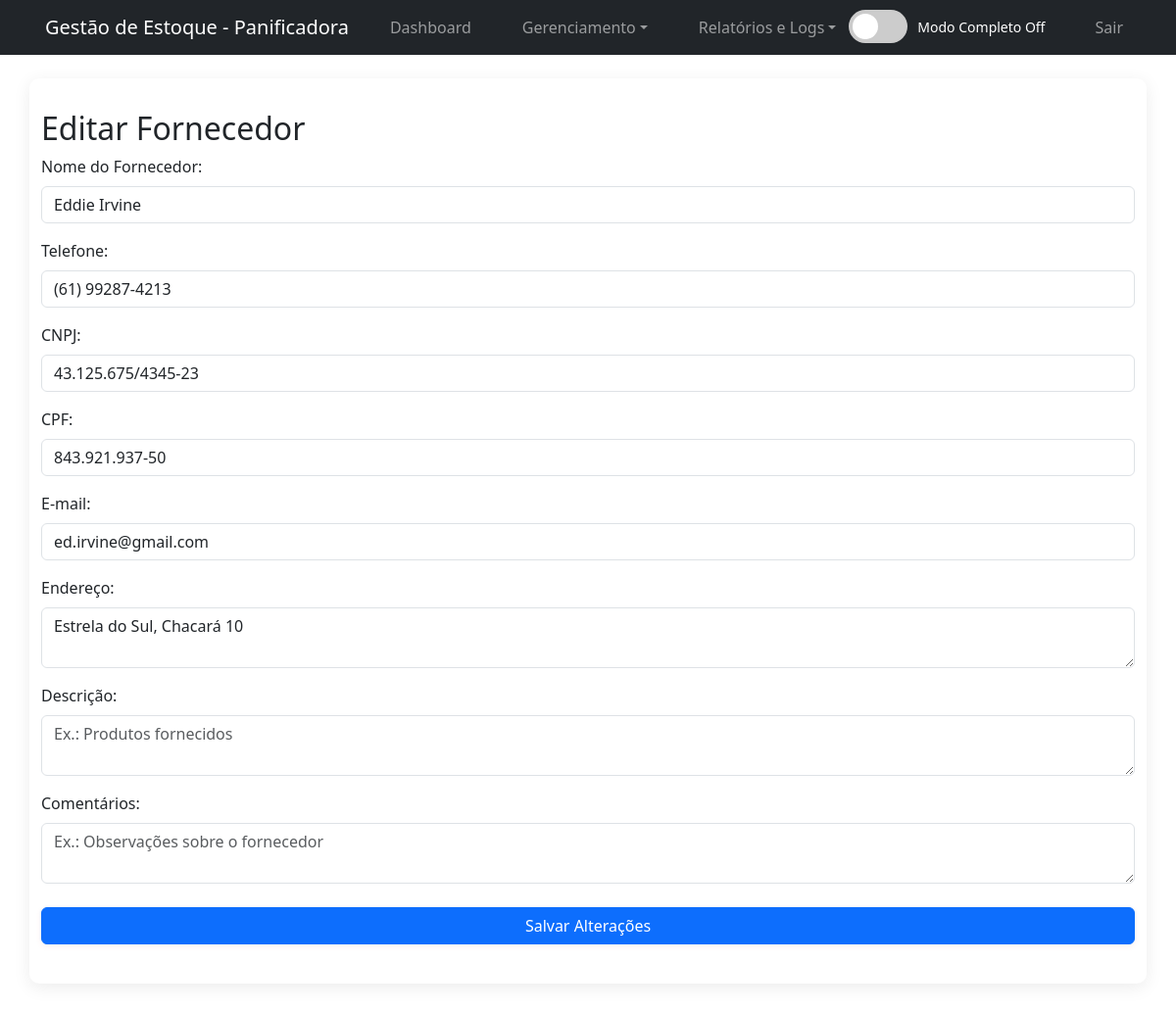
Screenshot of /editar_fornecedor.php?id=5 (signed in) with the database file from the repository.
### tables this page shows
CREATE TABLE `fornecedores` (
  `id` int(11) NOT NULL AUTO_INCREMENT,
  `nome` varchar(100) NOT NULL,
  `endereco` text DEFAULT NULL,
  `telefone` varchar(20) NOT NULL,
  `cnpj` varchar(18) DEFAULT NULL,
  `cpf` varchar(14) DEFAULT NULL,
  `email` varchar(100) DEFAULT NULL,
  `descrição` text DEFAULT NULL,
  `comentarios` text DEFAULT NULL,
  PRIMARY KEY (`id`)
);

### editar_fornecedor.php (the view, shortened to what this page needs)
<?php
require_once 'conexao.php';
$id = $_GET['id'];
$sql = "SELECT * FROM fornecedores WHERE id = ?";
$stmt = $conexao->prepare($sql);
$stmt->bind_param("i", $id);
$stmt->execute();
$resultado = $stmt->get_result();
$fornecedor = $resultado->fetch_assoc();
?>
<!DOCTYPE html>
<html lang="pt-BR">
<head>
    <link rel="stylesheet" href="style.css">
    <link href="https://cdn.jsdelivr.net/npm/bootstrap@5.3.3/dist/css/bootstrap.min.css" rel="stylesheet">
</head>
<body>
    <?php include 'navbar.php'; ?>
    <div class="container mt-4">
        <h2>Editar Fornecedor</h2>
        <form method="POST" action="gerenciar_fornecedores.php">
            <div class="mb-3">
                <label for="nome" class="form-label">Nome do Fornecedor:</label>
                <input type="text" class="form-control" name="nome" value="<?php echo htmlspecialchars($fornecedor['nome']); ?>" required>
            </div>
            <div class="mb-3">
                <label for="telefone" class="form-label">Telefone:</label>
                <input type="text" class="form-control" name="telefone" value="<?php echo htmlspecialchars($fornecedor['telefone'] ?? ''); ?>" required placeholder="Ex.: (11) 99999-9999">
            </div>
            <div class="mb-3">
                <label for="cnpj" class="form-label">CNPJ:</label>
                <input type="text" class="form-control" name="cnpj" value="<?php echo htmlspecialchars($fornecedor['cnpj'] ?? ''); ?>" placeholder="Ex.: 12.345.678/0001-99">
            </div>
            <div class="mb-3">
                <label for="cpf" class="form-label">CPF:</label>
                <input type="text" class="form-control" name="cpf" value="<?php echo htmlspecialchars($fornecedor['cpf'] ?? ''); ?>" placeholder="Ex.: 123.456.789-00">
            </div>
            <div class="mb-3">
                <label for="email" class="form-label">E-mail:</label>
                <input type="email" class="form-control" name="email" value="<?php echo htmlspecialchars($fornecedor['email'] ?? ''); ?>" placeholder="Ex.: fornecedor@exemplo.com">
            </div>
            <div class="mb-3">
                <label for="endereco" class="form-label">Endereço:</label>
                <textarea class="form-control" name="endereco"><?php echo htmlspecialchars($fornecedor['endereco'] ?? ''); ?></textarea>
            </div>
            <div class="mb-3">
                <label for="descrição" class="form-label">Descrição:</label>
                <textarea class="form-control" name="descrição" placeholder="Ex.: Produtos fornecidos"><?php echo htmlspecialchars($fornecedor['descrição'] ?? ''); ?></textarea>
            </div>
            <div class="mb-3">
                <label for="comentarios" class="form-label">Comentários:</label>
                <textarea class="form-control" name="comentarios" placeholder="Ex.: Observações sobre o fornecedor"><?php echo htmlspecialchars($fornecedor['comentarios'] ?? ''); ?></textarea>
            </div>
            <button type="submit" class="btn btn-primary">Salvar Alterações</button>
        </form>
    </div>
</body>
</html>

### style.css (style rules this page uses)
* { margin: 0; padding: 0; box-sizing: border-box; }
body { font-family: 'Segoe UI', Arial, sans-serif; background-color: #f5f6fa; color: #333; line-height: 1.6; min-height: 100vh; }
.container { width: 90%; max-width: 950px; margin: 40px auto; background: #fff; padding: 32px 28px; box-shadow: 0 4px 18px rgba(0,0,0,0.08); border-radius: 10px; }
h2, h3 { color: #2c3e50; margin-bottom: 18px; font-weight: 600; }
h2 { font-size: 1.5rem; }
input, select, textarea, button { width: 100%; padding: 12px; margin: 10px 0; border-radius: 5px; border: 1px solid #ddd; font-size: 1rem; transition: border-color 0.3s; }
textarea { resize: vertical; min-height: 120px; }
button, .btn { background: #e74c3c; color: #fff; cursor: pointer; font-weight: bold; border: none; border-radius: 5px; padding: 10px 18px; margin: 8px 0; transition: background 0.3s, transform 0.2s; box-shadow: 0 2px 6px rgba(231,76,60,0.08); }

### rows the page displays
fornecedores: nome "Eddie Irvine", telefone "(61) 99287-4213", cnpj "43.125.675/4345-23", cpf "843.921.937-50", email "ed.irvine@gmail.com", endereco "Estrela do Sul, Chacará 10"

### other values shown
$title "Gestão de Estoque - Panificadora"
